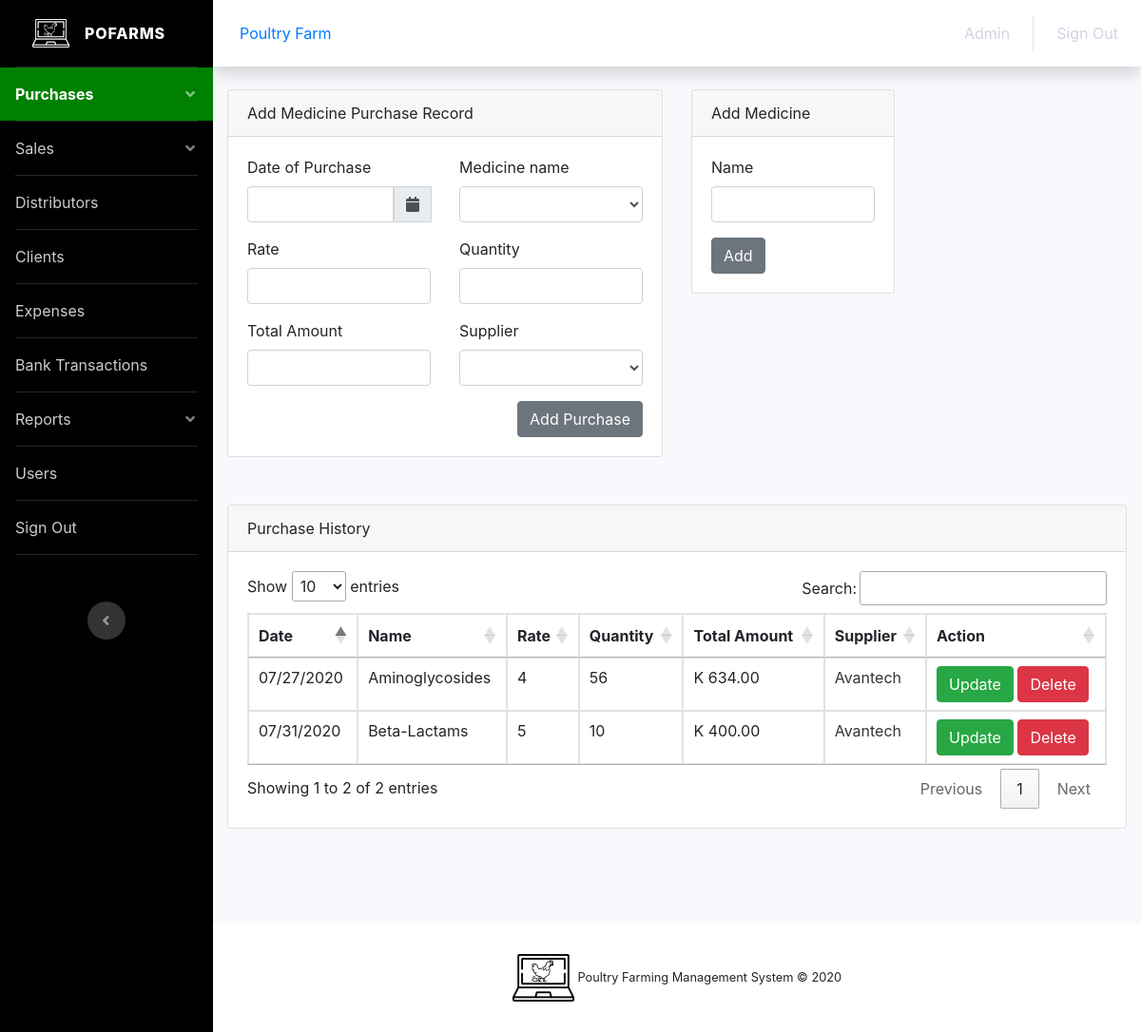
The page /medicine.php (signed in) on the database its author committed.
### tables this page shows
CREATE TABLE `medicine_puchase` (
  `id` int(15) NOT NULL,
  `name_idd` varchar(50) NOT NULL,
  `date` varchar(25) NOT NULL,
  `name` varchar(50) NOT NULL,
  `rate` varchar(10) NOT NULL,
  `qty` varchar(10) NOT NULL,
  `t_amount` double(9,2) NOT NULL,
  `supplier` varchar(50) NOT NULL
);

### database/server.php (called while the page is built, shortened)
<?php
$u_date ="";
$u_rate ="";
$u_t_amount ="";
$edit_state ="";
?>

### medicine.php (the view, shortened to what this page needs)
<?php
include 'database/config.php';
$comp_name = $_SESSION['name'];
?>
<!DOCTYPE html>
<html lang="en">
<head>
  <link rel="stylesheet" type="text/css" href="assets/css/styles.css">
  <link href="https://cdnjs.cloudflare.com/ajax/libs/font-awesome/5.13.0/css/all.min.css" rel="stylesheet">
  <link rel="stylesheet" href="https://stackpath.bootstrapcdn.com/font-awesome/4.5.0/css/font-awesome.min.css">
  <link href="https://cdnjs.cloudflare.com/ajax/libs/bootstrap-datepicker/1.7.1/css/bootstrap-datepicker.min.css" rel="stylesheet"/>
  <link href="assets/css/dashboard.css" rel="stylesheet">
  <link rel="stylesheet" type="text/css" href="assets/css/styles.css">
  <link rel="stylesheet" type="text/css" href="//cdn.datatables.net/1.10.21/css/jquery.dataTables.min.css">
  <link rel="stylesheet" href="https://stackpath.bootstrapcdn.com/bootstrap/4.5.0/css/bootstrap.min.css">
  <link rel="stylesheet" href="https://maxcdn.bootstrapcdn.com/bootstrap/4.0.0/css/bootstrap.min.css">
  <link rel="stylesheet" href="https://cdnjs.cloudflare.com/ajax/libs/font-awesome/4.7.0/css/font-awesome.min.css">
</head>
<body id="page-top">
  <div id="wrapper">
    <ul class="navbar-nav bg-gradient-black sidebar sidebar-dark accordion" id="accordionSidebar">
      <a class="sidebar-brand d-flex align-items-center justify-content-center" href="dashboard.php">
        <div class="sidebar-brand-icon">
          <div class="logo-header"><img src="assets/img/pofarms_white.png"></div>
        </div>
        <div class="sidebar-brand-text mx-3">Pofarms</div>
      </a>
      <li class="nav-item active">
        <a href="#collapsePurchase" class="nav-link" data-toggle="collapse" role="button" aria-expanded="false" aria-controls="collapsePurchase">Purchases</a>
      </li>
      <hr class="sidebar-divider my-0">
      <li class="nav-item">
        <a href="#collapseSales" class="nav-link" data-toggle="collapse" role="button" aria-expanded="false" aria-controls="collapsePurchase">Sales</a>
      </li>
      <hr class="sidebar-divider my-0">
      <li class="nav-item">
        <a href="distributor.php" class="nav-link">Distributors</a>
      </li>
      <hr class="sidebar-divider my-0">
      <li class="nav-item">
        <a href="client.php" class="nav-link">Clients</a>
      </li>
      <hr class="sidebar-divider my-0">
      <li class="nav-item">
        <a href="expense.php" class="nav-link">Expenses</a>
      </li>
      <hr class="sidebar-divider my-0">
      <li class="nav-item">
        <a href="bank.php" class="nav-link">Bank Transactions</a>
      </li>
      <hr class="sidebar-divider my-0">
      <li class="nav-item">
        <a href="#collapseReports" class="nav-link" data-toggle="collapse" role="button" aria-expanded="false" aria-controls="collapsePurchase">Reports</a>
      </li>
      <hr class="sidebar-divider my-0">
      <li class="nav-item">
        <a href="users.php" class="nav-link">Users</a>
      </li>
      <hr class="sidebar-divider my-0">
      <li class="nav-item">
        <a href="signout.php" class="nav-link">Sign Out</a>
      </li>
      <hr class="sidebar-divider my-0">
      <div class="text-center d-none d-md-inline">
        <button class="rounded-circle border-0" id="sidebarToggle"></button>
      </div>
    </ul>
    <div id="content-wrapper" class="d-flex flex-column">
      <div id="content">
        <nav class="navbar navbar-expand navbar-light bg-white topbar mb-4 static-top shadow">
          <div class="nav-item"><a href="dashboard.php" class="nav-link"><?php echo $_SESSION['name']; ?></a></div>
          <ul class="navbar-nav ml-auto">
            <li class="nav-item">
              <a href="#" class="nav-link"><?php echo $_SESSION['type']; ?></a>
            </li>
            <li class="nav-item">
              <a href="signout.php" class="nav-link">Sign Out</a>
            </li>
          </ul>
        </nav>
        <div class="container-fluid">
          <div class="row">
            <div class="col-xl-6 col-lg-7">
              <div class="card">
                <div class="card-header">Add Medicine Purchase Record</div>
                <div class="card-body">
                  <div class="form">
                    <form method="post">
                      <div class="row">
                        <div class="col-xl-6">
                          <div class="form-group">
                            <label>Date of Purchase</label>
                            <div class="input-group date">
                              <input type="text" name="date" class="form-control" required="" id="datepicker" value="<?php echo $u_date; ?>">
                              <div class="input-group-prepend">
                                <span class="input-group-text" id="basic-addon"><i class="fas fa-calendar"></i></span>
                              </div>
                            </div>
                          </div>
                        </div>
                        <div class="col-xl-6">
                          <div class="form-group">
                            <label>Medicine name</label>
                            <select name="supplier" class="form-control">
                          <option><?php echo $u_name; ?></option>
                          <?php
                          $query = "SELECT * FROM `medicine_name` ORDER BY name ASC";
                          $fetch = $mysqli->query($query) or die($mysqli->error.__LINE__);
                          while($row = $fetch->fetch_assoc()){ ?>
                            <option><?php echo $row['name']; ?></option>
                          <?php } ?>
                        </select>
                          </div>
                        </div>
                      </div>
                      <div class="row">
                        <div class="col-xl-6">
                          <div class="form-group">
                            <label>Rate</label>
                            <input type="number" name="rate" class="form-control" required="" value="<?php echo $u_rate; ?>">
                          </div>
                        </div>
                        <div class="col-xl-6">
                          <div class="form-group">
                            <label>Quantity</label>
                            <input type="number" name="qty" class="form-control" required="" value="<?php echo $u_qty; ?>">
                          </div>
                        </div>
                      </div>
                      <div class="row">
                        <div class="col-xl-6">
                          <div class="form-group">
                            <label>Total Amount</label>
                            <input type="number" name="t_amount" class="form-control" required="" value="<?php echo $u_t_amount; ?>">
                          </div>
                        </div>
                        <div class="col-xl-6">
                          <div class="form-group">
                        <label>Supplier</label>
                            <select name="supplier" class="form-control">
                          <option><?php echo $u_supplier; ?></option>
                          <?php
                          $query = "SELECT * FROM `suppliers` ORDER BY name ASC";
                          $fetch = $mysqli->query($query) or die($mysqli->error.__LINE__);
                          while($row = $fetch->fetch_assoc()){ ?>
                            <option><?php echo $row['name']; ?></option>
                          <?php } ?>
                        </select>
                      </div>
                        </div>
                      </div>
                      <?php if ($edit_state == false) {?>
                      <input type="submit" name="purchase-medicine" value="Add Purchase" class="btn btn-secondary float-right">
                     <?php } else {?>
                      <input type="submit" name="update-medicine" value="Update Purchase" class="btn btn-success float-right">
                     <?php } ?>
                    </form>
                  </div>
                </div>
              </div>
            </div>
            <div class="col-xl-3 col-lg-7">
              <div class="card">
                <div class="card-header">Add Medicine</div>
                <div class="card-body">
                  <div class="form">
                    <form method="post">
                      <div class="form-group">
                        <label>Name</label>
                        <input type="text" name="name" class="form-control" required="">
                      </div>
                      <input type="submit" name="add-medicine-name" value="Add" class="btn btn-secondary">
                    </form>
                  </div>
                </div>
              </div>
            </div>
          </div>
          <div class="row">
            <div class="col-xl-12 col-lg-7">
              <div class="card">
                <div class="card-header">Purchase History</div>
                <div class="card-body">
                  <div class="responsive-table">
                    <table id="chicken" class="table table-bordered">
                      <thead>
                        <tr>
                          <th>Date</th>
                          <th>Name</th>
                          <th>Rate</th>
                          <th>Quantity</th>
                          <th>Total Amount</th>
                          <th>Supplier</th>
                          <th>Action</th>
                        </tr>
                      </thead>
                      <tbody>
                        <?php
                      $query = "SELECT * FROM `medicine_puchase` WHERE name_idd = '$comp_name' ORDER BY id DESC";
                      $fetch = $mysqli->query($query) or die($mysqli->error.__LINE__);
                      while($row = $fetch->fetch_assoc()){ ?>
                        <tr>
                          <td><?php echo $row['date']; ?></td>
                          <td><?php echo $row['name']; ?></td>
                          <td><?php echo $row['rate']; ?></td>
                          <td><?php echo $row['qty']; ?></td>
                          <td>K <?php echo $row['t_amount']; ?></td>
                          <td><a href="distributor.php?#suppliers"><?php echo $row['supplier']; ?></a></td>
                          <td>
                            <a href="medicine.php?update=<?php echo $row['id']; ?>" class="btn btn-success">Update</a>
                            <a href="database/delete.php?delete_medicine_record=<?php echo $row['id']; ?>" class="btn btn-danger">Delete</a>
                          </td>
                        </tr>
                        <?php } ?>
                      </tbody>
                    </table>
                  </div>
                </div>
              </div>
            </div>
          </div>
        </div>
      </div>
      <footer class="sticky-footer bg-white">
        <div class="container my-auto">
          <div class="copyright text-center my-auto">
            <div class="logo-footer">
              <img src="assets/img/pofarms_black.png">
              <span>Poultry Farming Management System &copy; 2020</span>
            </div>
          </div>
        </div>
      </footer>
    </div>
  </div>
</body>
</html>

### assets/css/styles.css (style rules this page uses)
.bg-gradient-black { background-color: #000; }
.sidebar li:hover, .sidebar .active { background-color: green; }
.logo-header img { height: 30px; }
.logo-footer img { height: 50px; bottom: 0; }
table tbody tr td a { color: #333; }

### rows shown on the page
medicine_puchase: date "07/31/2020", name "Beta-Lactams", rate "5", qty "10", t_amount "400.00", supplier "Avantech"
medicine_puchase: date "07/27/2020", name "Aminoglycosides", rate "4", qty "56", t_amount "634.00", supplier "Avantech"

### other values the page prints
$_SESSION['name'] "Poultry Farm"
$_SESSION['type'] "Admin"
